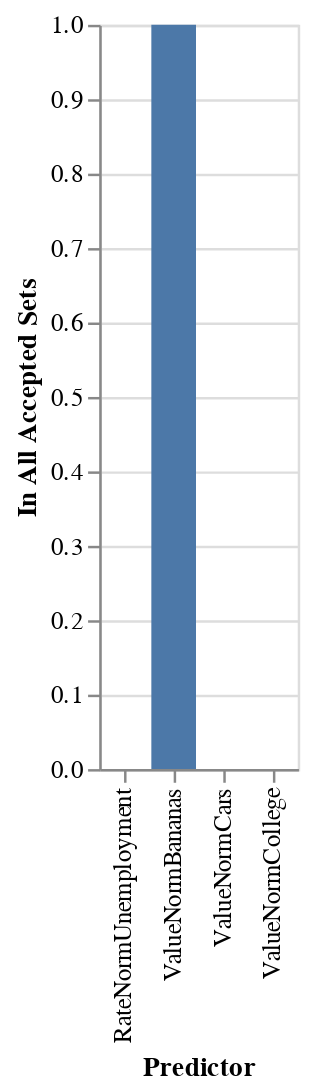

Source (notebook cell):
### Code cell
xAxis = [String(n) for n in names(X)]
yAxis = [n in icpUSA["retrievedCausalVars"] ? 1 : 0 for n in 1:ncol(X)]
@vlplot(:bar, 
    y={yAxis, axis={title="In All Accepted Sets"}},
    x={xAxis, axis={title="Predictor"}}
)

### Figure 1 — Vega-Lite specification as saved in the notebook (floating-point values rounded to 4 significant figures)
{"data": {"values": [{"x": "ValueNormCollege", "y": 0}, {"x": "RateNormUnemployment", "y": 0}, {"x": "ValueNormCars", "y": 0}, {"x": "ValueNormBananas", "y": 1}]}, "encoding": {"x": {"axis": {"title": "Predictor"}, "field": "x", "title": null, "type": "nominal"}, "y": {"axis": {"title": "In All Accepted Sets"}, "field": "y", "title": null, "type": "quantitative"}}, "mark": "bar"}
